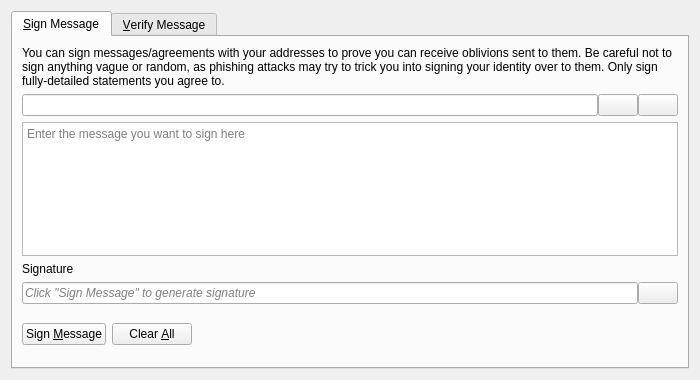
<?xml version="1.0" encoding="UTF-8"?>
<ui version="4.0">
 <class>SignVerifyMessageDialog</class>
 <widget class="QDialog" name="SignVerifyMessageDialog">
  <property name="geometry">
   <rect>
    <x>0</x>
    <y>0</y>
    <width>700</width>
    <height>380</height>
   </rect>
  </property>
  <property name="windowTitle">
   <string>Signatures - Sign / Verify a Message</string>
  </property>
  <property name="modal">
   <bool>true</bool>
  </property>
  <layout class="QVBoxLayout" name="verticalLayout">
   <item>
    <widget class="QTabWidget" name="tabWidget">
     <property name="currentIndex">
      <number>0</number>
     </property>
     <widget class="QWidget" name="tabSignMessage">
      <attribute name="title">
       <string>&amp;Sign Message</string>
      </attribute>
      <layout class="QVBoxLayout" name="verticalLayout_SM">
       <item>
        <widget class="QLabel" name="infoLabel_SM">
         <property name="text">
          <string>You can sign messages/agreements with your addresses to prove you can receive oblivions sent to them. Be careful not to sign anything vague or random, as phishing attacks may try to trick you into signing your identity over to them. Only sign fully-detailed statements you agree to.</string>
         </property>
         <property name="textFormat">
          <enum>Qt::PlainText</enum>
         </property>
         <property name="wordWrap">
          <bool>true</bool>
         </property>
        </widget>
       </item>
       <item>
        <layout class="QHBoxLayout" name="horizontalLayout_1_SM">
         <property name="spacing">
          <number>0</number>
         </property>
         <item>
          <widget class="QValidatedLineEdit" name="addressIn_SM">
           <property name="toolTip">
            <string>The Oblivion address to sign the message with</string>
           </property>
          </widget>
         </item>
         <item>
          <widget class="QPushButton" name="addressBookButton_SM">
           <property name="toolTip">
            <string>Choose previously used address</string>
           </property>
           <property name="text">
            <string/>
           </property>
           <property name="icon">
            <iconset resource="../bitcoin.qrc">
             <normaloff>:/icons/address-book</normaloff>:/icons/address-book</iconset>
           </property>
           <property name="shortcut">
            <string>Alt+A</string>
           </property>
           <property name="autoDefault">
            <bool>false</bool>
           </property>
          </widget>
         </item>
         <item>
          <widget class="QPushButton" name="pasteButton_SM">
           <property name="toolTip">
            <string>Paste address from clipboard</string>
           </property>
           <property name="text">
            <string/>
           </property>
           <property name="icon">
            <iconset resource="../bitcoin.qrc">
             <normaloff>:/icons/editpaste</normaloff>:/icons/editpaste</iconset>
           </property>
           <property name="shortcut">
            <string>Alt+P</string>
           </property>
           <property name="autoDefault">
            <bool>false</bool>
           </property>
          </widget>
         </item>
        </layout>
       </item>
       <item>
        <widget class="QPlainTextEdit" name="messageIn_SM">
         <property name="toolTip">
          <string>Enter the message you want to sign here</string>
         </property>
         <property name="placeholderText">
          <string>Enter the message you want to sign here</string>
         </property>
        </widget>
       </item>
       <item>
        <widget class="QLabel" name="signatureLabel_SM">
         <property name="text">
          <string>Signature</string>
         </property>
         <property name="textFormat">
          <enum>Qt::PlainText</enum>
         </property>
        </widget>
       </item>
       <item>
        <layout class="QHBoxLayout" name="horizontalLayout_2_SM">
         <property name="spacing">
          <number>0</number>
         </property>
         <item>
          <widget class="QLineEdit" name="signatureOut_SM">
           <property name="placeholderText">
            <string>Click "Sign Message" to generate signature</string>
           </property>
           <property name="font">
            <font>
             <italic>true</italic>
            </font>
           </property>
           <property name="readOnly">
            <bool>true</bool>
           </property>
          </widget>
         </item>
         <item>
          <widget class="QPushButton" name="copySignatureButton_SM">
           <property name="toolTip">
            <string>Copy the current signature to the system clipboard</string>
           </property>
           <property name="text">
            <string/>
           </property>
           <property name="icon">
            <iconset resource="../bitcoin.qrc">
             <normaloff>:/icons/editcopy</normaloff>:/icons/editcopy</iconset>
           </property>
           <property name="autoDefault">
            <bool>false</bool>
           </property>
          </widget>
         </item>
        </layout>
       </item>
       <item>
        <layout class="QHBoxLayout" name="horizontalLayout_3_SM">
         <item>
          <widget class="QPushButton" name="signMessageButton_SM">
           <property name="toolTip">
            <string>Sign the message to prove you own this Oblivion address</string>
           </property>
           <property name="text">
            <string>Sign &amp;Message</string>
           </property>
           <property name="icon">
            <iconset resource="../bitcoin.qrc">
             <normaloff>:/icons/edit</normaloff>:/icons/edit</iconset>
           </property>
           <property name="autoDefault">
            <bool>false</bool>
           </property>
          </widget>
         </item>
         <item>
          <widget class="QPushButton" name="clearButton_SM">
           <property name="toolTip">
            <string>Reset all sign message fields</string>
           </property>
           <property name="text">
            <string>Clear &amp;All</string>
           </property>
           <property name="icon">
            <iconset resource="../bitcoin.qrc">
             <normaloff>:/icons/remove</normaloff>:/icons/remove</iconset>
           </property>
           <property name="autoDefault">
            <bool>false</bool>
           </property>
          </widget>
         </item>
         <item>
          <spacer name="horizontalSpacer_1_SM">
           <property name="orientation">
            <enum>Qt::Horizontal</enum>
           </property>
           <property name="sizeHint" stdset="0">
            <size>
             <width>40</width>
             <height>48</height>
            </size>
           </property>
          </spacer>
         </item>
         <item>
          <widget class="QLabel" name="statusLabel_SM">
           <property name="font">
            <font>
             <weight>75</weight>
             <bold>true</bold>
            </font>
           </property>
           <property name="text">
            <string/>
           </property>
           <property name="wordWrap">
            <bool>true</bool>
           </property>
          </widget>
         </item>
         <item>
          <spacer name="horizontalSpacer_2_SM">
           <property name="orientation">
            <enum>Qt::Horizontal</enum>
           </property>
           <property name="sizeHint" stdset="0">
            <size>
             <width>40</width>
             <height>48</height>
            </size>
           </property>
          </spacer>
         </item>
        </layout>
       </item>
      </layout>
     </widget>
     <widget class="QWidget" name="tabVerifyMessage">
      <attribute name="title">
       <string>&amp;Verify Message</string>
      </attribute>
      <layout class="QVBoxLayout" name="verticalLayout_VM">
       <item>
        <widget class="QLabel" name="infoLabel_VM">
         <property name="text">
          <string>Enter the receiver's address, message (ensure you copy line breaks, spaces, tabs, etc. exactly) and signature below to verify the message. Be careful not to read more into the signature than what is in the signed message itself, to avoid being tricked by a man-in-the-middle attack. Note that this only proves the signing party receives with the address, it cannot prove sendership of any transaction!</string>
         </property>
         <property name="textFormat">
          <enum>Qt::PlainText</enum>
         </property>
         <property name="alignment">
          <set>Qt::AlignLeading|Qt::AlignLeft|Qt::AlignTop</set>
         </property>
         <property name="wordWrap">
          <bool>true</bool>
         </property>
        </widget>
       </item>
       <item>
        <layout class="QHBoxLayout" name="horizontalLayout_1_VM">
         <property name="spacing">
          <number>0</number>
         </property>
         <item>
          <widget class="QValidatedLineEdit" name="addressIn_VM">
           <property name="toolTip">
            <string>The Oblivion address the message was signed with</string>
           </property>
          </widget>
         </item>
         <item>
          <widget class="QPushButton" name="addressBookButton_VM">
           <property name="toolTip">
            <string>Choose previously used address</string>
           </property>
           <property name="text">
            <string/>
           </property>
           <property name="icon">
            <iconset resource="../bitcoin.qrc">
             <normaloff>:/icons/address-book</normaloff>:/icons/address-book</iconset>
           </property>
           <property name="shortcut">
            <string>Alt+A</string>
           </property>
           <property name="autoDefault">
            <bool>false</bool>
           </property>
          </widget>
         </item>
        </layout>
       </item>
       <item>
        <widget class="QPlainTextEdit" name="messageIn_VM">
          <property name="toolTip">
            <string>The signed message to verify</string>
          </property>
          <property name="placeholderText">
            <string>The signed message to verify</string>
          </property>
        </widget>
       </item>
       <item>
        <widget class="QValidatedLineEdit" name="signatureIn_VM">
          <property name="toolTip">
            <string>The signature given when the message was signed</string>
          </property>
          <property name="placeholderText">
            <string>The signature given when the message was signed</string>
          </property>
        </widget>
       </item>
       <item>
        <layout class="QHBoxLayout" name="horizontalLayout_2_VM">
         <item>
          <widget class="QPushButton" name="verifyMessageButton_VM">
           <property name="toolTip">
            <string>Verify the message to ensure it was signed with the specified Oblivion address</string>
           </property>
           <property name="text">
            <string>Verify &amp;Message</string>
           </property>
           <property name="icon">
            <iconset resource="../bitcoin.qrc">
             <normaloff>:/icons/transaction_0</normaloff>:/icons/transaction_0</iconset>
           </property>
           <property name="autoDefault">
            <bool>false</bool>
           </property>
          </widget>
         </item>
         <item>
          <widget class="QPushButton" name="clearButton_VM">
           <property name="toolTip">
            <string>Reset all verify message fields</string>
           </property>
           <property name="text">
            <string>Clear &amp;All</string>
           </property>
           <property name="icon">
            <iconset resource="../bitcoin.qrc">
             <normaloff>:/icons/remove</normaloff>:/icons/remove</iconset>
           </property>
           <property name="autoDefault">
            <bool>false</bool>
           </property>
          </widget>
         </item>
         <item>
          <spacer name="horizontalSpacer_1_VM">
           <property name="orientation">
            <enum>Qt::Horizontal</enum>
           </property>
           <property name="sizeHint" stdset="0">
            <size>
             <width>40</width>
             <height>48</height>
            </size>
           </property>
          </spacer>
         </item>
         <item>
          <widget class="QLabel" name="statusLabel_VM">
           <property name="font">
            <font>
             <weight>75</weight>
             <bold>true</bold>
            </font>
           </property>
           <property name="text">
            <string/>
           </property>
           <property name="wordWrap">
            <bool>true</bool>
           </property>
          </widget>
         </item>
         <item>
          <spacer name="horizontalSpacer_2_VM">
           <property name="orientation">
            <enum>Qt::Horizontal</enum>
           </property>
           <property name="sizeHint" stdset="0">
            <size>
             <width>40</width>
             <height>48</height>
            </size>
           </property>
          </spacer>
         </item>
        </layout>
       </item>
      </layout>
     </widget>
    </widget>
   </item>
  </layout>
 </widget>
 <customwidgets>
  <customwidget>
   <class>QValidatedLineEdit</class>
   <extends>QLineEdit</extends>
   <header>qt/qvalidatedlineedit.h</header>
  </customwidget>
 </customwidgets>
 <resources>
  <include location="../bitcoin.qrc"/>
 </resources>
 <connections/>
</ui>
